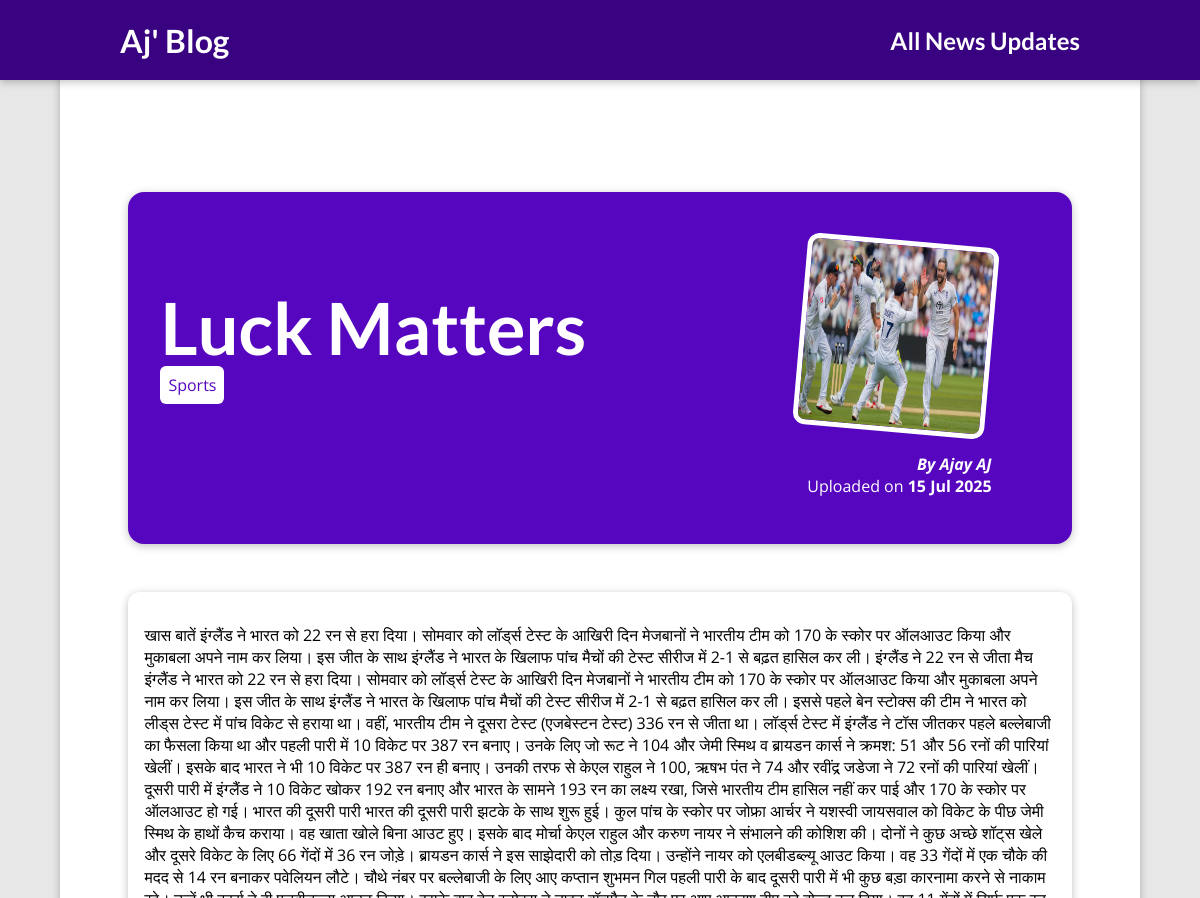
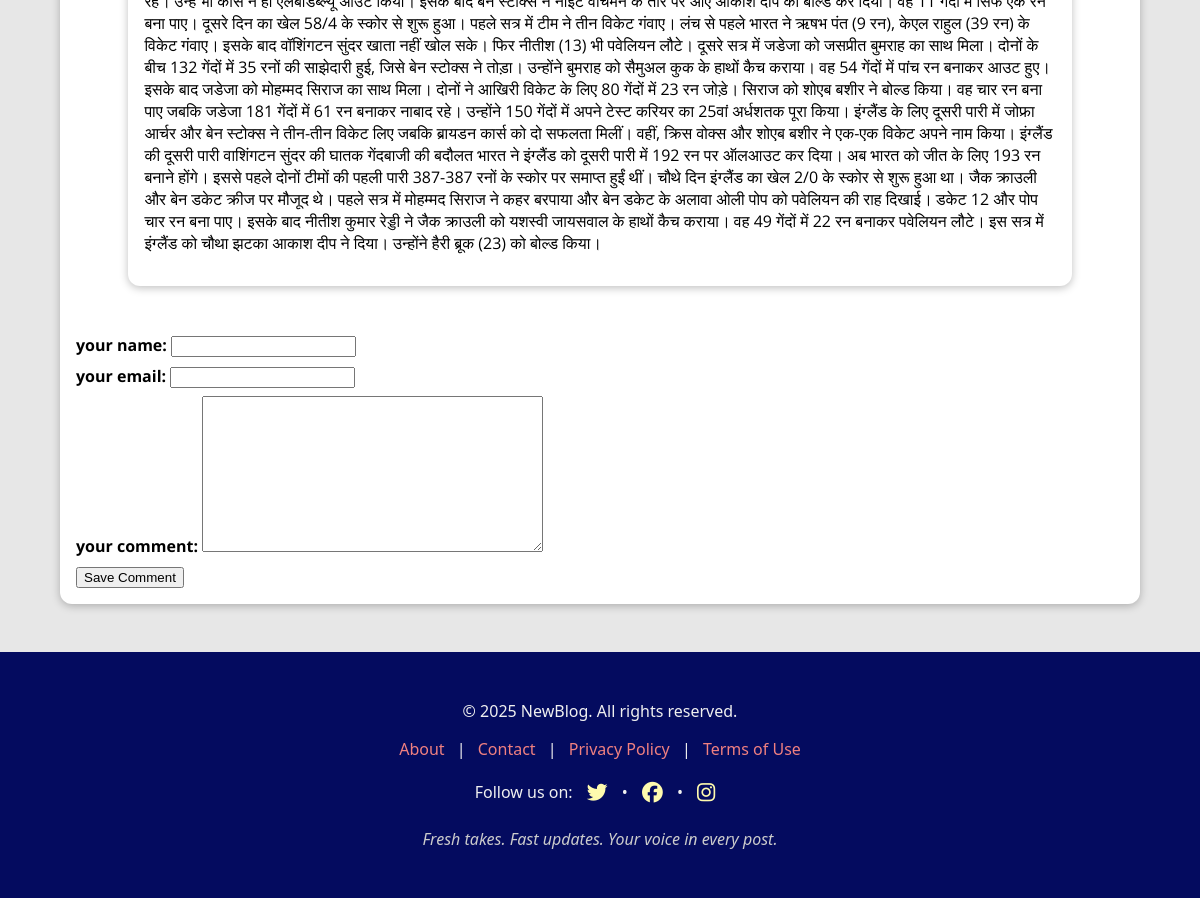
Screenshot of /posts/luck-matters with the database file from the repository (2 pictures, top to bottom).
### blog/models.py (models this page shows, shortened)
class post(models.Model):
    title=models.CharField(max_length=50)
    excerpt=models.CharField(max_length=200)
    image_name=models.ImageField(upload_to="posts",null=True)
    date=models.DateField(auto_now=True)
    slug=models.SlugField(unique=True,db_index=True,allow_unicode=True)
    content=models.TextField(validators=[MinLengthValidator(10)])
    author=models.ForeignKey(author,on_delete=models.SET_NULL,null=True)
    tag=models.ManyToManyField(Tag)

class Tag(models.Model):
    caption=models.CharField(max_length=100)

class author(models.Model):
    first_name=models.CharField(max_length=50)
    last_name=models.CharField(max_length=50)
    email = models.EmailField(verbose_name="Email", max_length=254)
    def __str__(self):
        return f"{self.first_name} {self.last_name}"

### blog/views.py (the view)
# urls.py: path("posts/<str:slug>", views.post_details.as_view(), name='post_details') #/posts/my-first-post
class post_details(DetailView):
    template_name="blog/mainpost.html"
    model=post
    def get_context_data(self, **kwargs):
        context=super().get_context_data(**kwargs)
        context["post_tag"]=self.object.tag.all()
        context["comment_form"]=commetform()
        return context

### blog/form.py
class commetform(forms.ModelForm):
    class Meta:
        model=comment
        exclude=["post"]
        labels={
            "user_name":"your name",
            "user_email":"your email",
            "text":"your comment"
        }

### blog/templates/blog/mainpost.html (shortened to what this page needs)
{% extends "base.html" %}
{% load static %}
{% block css_files %}
    <link rel="stylesheet" href="{% static "blog/postdetails.css"%}">
{% endblock  %}
{% block content %}
    <section id="summary">
        <h2>{{post.title}}</h2>
        <div>
            {% for i in post_tag%}
                <span class="tags">{{i.caption}}</span>
            {%endfor%}
        </div>
        <article>
            <img src="{{post.image_name.url}}" alt="pic"/>
            <address>By <a href="mailto:{{post.author.email}}"> {{post.author}}</a></address>
            <div>
                Uploaded on <time>{{ post.date|date:"d M Y" }}</time>
            </div>
        </article>
    </section>
    <main>
        <p>
           {{post.content}}
        </p>
    </main>
    <div>
        <form>
            {% for i in comment_form %}
            <div class="form-control">
                {{i.label_tag}}
                {{i}}
            </div>
            {% endfor %}
            <button type="submit">Save Comment</button>
        </form>
    </div>
{% endblock  %}

### static/app.css (style rules this page uses)
* { box-sizing: border-box; }
html { font-family: 'Open Sans', 'Lato', sans-serif; }
body { margin: 0; }
h1, h2,h3 { font-family: 'Lato', sans-serif; font-weight: bold; }

### blog/static/blog/postdetails.css (style rules this page uses)
body { background-color: #e7e7e7; }
#summary { margin: 8rem auto 3rem auto; padding: 2rem; width: 90%; max-width: 90rem; border-radius: 16px; background-color: #5706c0; position: relative; box-shadow: 0 2px 8px rgba(0, 0, 0, 0.25); height: 22rem; }
#summary h2 { color: white; font-size: 4.5rem; margin-bottom: 0.25rem; }
#summary article { position: absolute; top: 2rem; right: 3rem; padding: 1rem 2rem; border-radius: 12px; text-align: right; color: white; }
#summary article img { width: 12rem; height: 12rem; border-radius: 12px; transform: rotateZ(5deg); border: 5px solid white; margin-bottom: 1rem; }
#summary address { font-weight: bold; }
#summary a { color: white; text-decoration: none; }
#summary time { font-weight: bold; }
main { width: 90%; max-width: 90rem; margin: 3rem auto; background-color: white; padding: 1rem; border-radius: 12px; box-shadow: 0 2px 8px rgba(0, 0, 0, 0.25); }
.tags { background-color: white; color: #5706c0; padding: 0.5rem; border-radius: 6px; }
.form-control { font-weight: bold; margin-bottom: 0.5rem; display: block; }

### rows the page displays
post: title "Luck Matters", image_name (picture), author "Ajay AJ", date "15 Jul 2025", content "खास बातें इंग्लैंड ने भारत को 22 रन से हरा दिया। सोमवार को लॉर्ड्स टेस्ट के आखिरी दिन मेजबानों ने भारतीय टीम को 170 के स्कोर पर ऑलआउट किया और मुकाबला अपने नाम कर लिया। इस जीत के साथ इंग्लैंड ने भारत के खिलाफ पांच मैचों की टेस्ट सीरीज में 2-1 से बढ़त हासिल कर ली। इंग्लैंड ने 22 रन से जीता मैच इंग्लैंड ने भारत को 22 रन से हरा दिया। सोमवार को लॉर्ड्स टेस्ट के आखिरी दिन मेजबानों ने भारतीय टीम को 170 के स्कोर पर ऑलआउट किया और मुकाबला अपने नाम कर लिया। इस जीत के साथ इंग्लैंड ने भारत के खिलाफ पांच मैचों की टेस्ट सीरीज में 2-1 से बढ़त हासिल कर ली। इससे पहले बेन स्टोक्स की टीम ने भारत को लीड्स टेस्ट में पांच विकेट से हराया था। वहीं, भारतीय टीम ने दूसरा टेस्ट (एजबेस्टन टेस्ट) 336 रन से जीता था।…"
Tag: caption "Sports"

### other values shown
{{ i.label_tag }} "your name:" "your email:" "your comment:"
